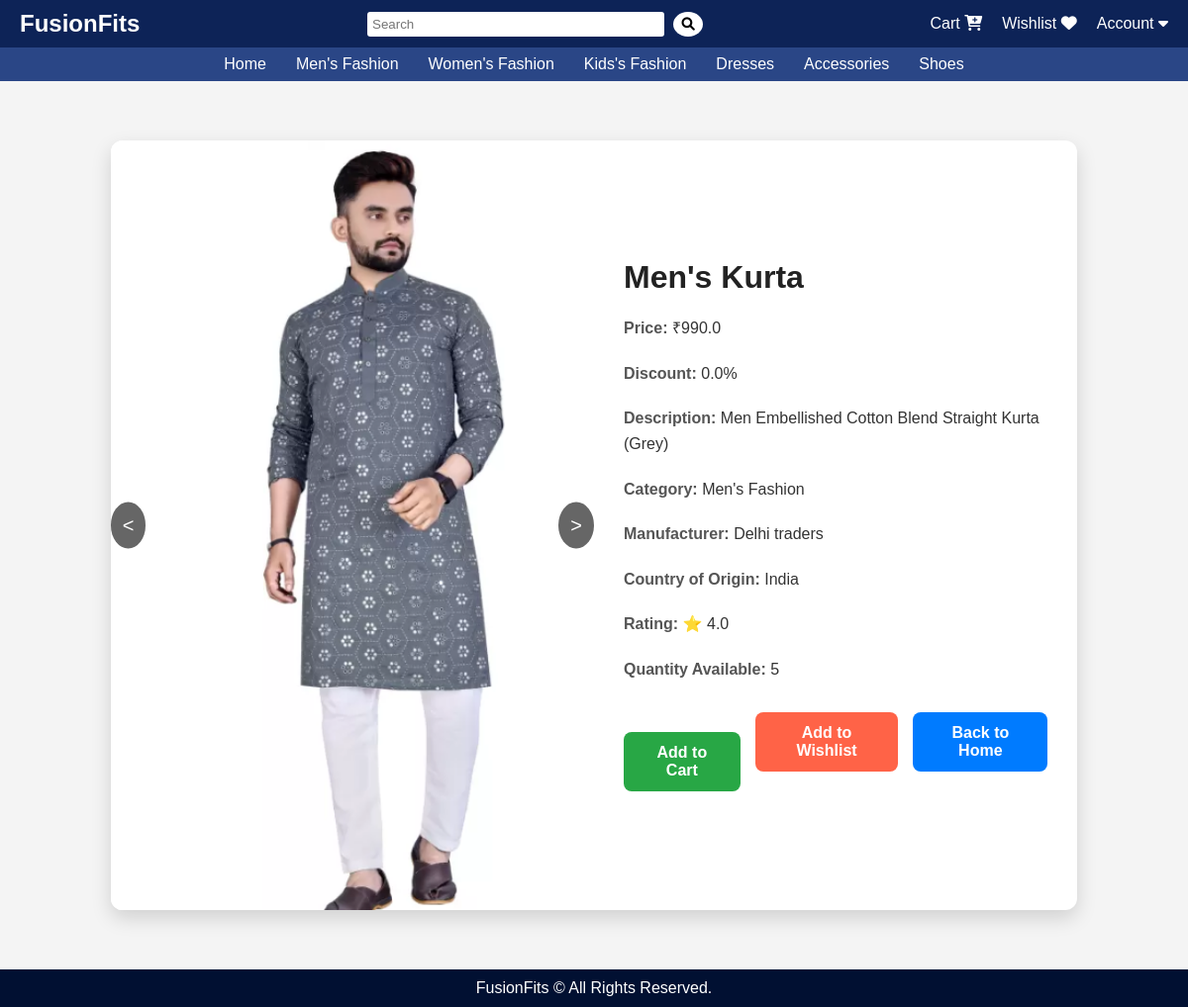
The page /products/product/1 on the database its author committed.
### app/models.py (models this page shows, shortened)
class ProductImage(db.Model):
    id = db.Column(db.Integer, primary_key=True)
    image_url = db.Column(db.String(255), nullable=False)
    product_id = db.Column(db.Integer, db.ForeignKey('product.id'), nullable=False)

class Product(db.Model):
    __tablename__ = 'product'
    id = db.Column(db.Integer, primary_key=True)
    name = db.Column(db.String(100), nullable=False)
    price = db.Column(db.Float, nullable=False)
    description = db.Column(db.String(255))
    category = db.Column(db.String(50))
    quantity = db.Column(db.Integer, nullable=False)
    manufacturer = db.Column(db.String(100))
    country_of_origin = db.Column(db.String(100))
    rating = db.Column(db.Float, nullable=True)
    discount = db.Column(db.Float, default=0.0)
    images = db.relationship('ProductImage', backref='product', lazy=True)

### app/products.py (the view)
@products.route('/product/<int:product_id>')
def product_details(product_id):
    product = Product.query.get_or_404(product_id)
    return render_template('product_details.html', product=product)

### app/templates/product_details.html (shortened to what this page needs)
<!DOCTYPE html>
<html lang="en">
<head>
    <link rel="stylesheet" href="{{ url_for('static', filename='product_details.css') }}">
</head>
<body>
  {% extends "home.html" %}
  {% block content %}
  <div class="product-card">
    <div class="image-slider">
        {% for image in product.images %}
            <img src="{{ url_for('static', filename=image.image_url) }}" alt="{{ product.name }}" class="{% if loop.first %}active{% endif %}">
        {% endfor %}
        <div class="controls">
            <button id="prev-btn">&lt;</button>
            <button id="next-btn">&gt;</button>
        </div>
    </div>
    <div class="product-info">
        <h1>{{ product.name }}</h1>
        <p><strong>Price:</strong> ₹{{ product.price }}</p>
        <p><strong>Discount:</strong> {{ product.discount }}%</p>
        <p><strong>Description:</strong> {{ product.description }}</p>
        <p><strong>Category:</strong> {{ product.category }}</p>
        <p><strong>Manufacturer:</strong> {{ product.manufacturer }}</p>
        <p><strong>Country of Origin:</strong> {{ product.country_of_origin }}</p>
        <p><strong>Rating:</strong> ⭐ {{ product.rating if product.rating else 'N/A' }}</p>
        <p><strong>Quantity Available:</strong> {{ product.quantity }}</p>
        <div class="buttons">
            <form action="/add_to_cart" method="POST" style="display: inline;">
                <button type="submit" class="add-to-cart">Add to Cart</button>
            </form>
            <form action="/wishlist" method="POST" style="display: inline;">
                <button type="submit" class="add-to-wishlist">Add to Wishlist</button>
            </form>
            <a href="/"><button class="back-btn">Back to Home</button></a>
        </div>
    </div>
</div>
{% endblock %}

### app/static/product_details.css (style rules this page uses)
body { font-family: 'Arial', sans-serif; background-color: #f4f4f9; margin: 0; padding: 0; color: #333; }
.product-card { display: flex; flex-wrap: wrap; max-width: 1100px; margin: 40px auto; background-color: #fff; border-radius: 12px; overflow: hidden; box-shadow: 0 8px 20px rgba(0, 0, 0, 0.15); transition: transform 0.3s, box-shadow 0.3s; }
.image-slider { flex: 1 1 50%; position: relative; background: #ffffff; }
.image-slider img { width: 100%; height: auto; display: none; transition: opacity 0.5s ease-in-out; }
.image-slider img.active { display: block; opacity: 1; }
.image-slider .controls { position: absolute; top: 50%; width: 100%; display: flex; justify-content: space-between; transform: translateY(-50%); pointer-events: none; }
.image-slider .controls button { pointer-events: all; background: rgba(0, 0, 0, 0.6); color: white; border: none; padding: 12px; cursor: pointer; font-size: 20px; border-radius: 50%; transition: background 0.3s; }
.product-info { flex: 1 1 50%; padding: 30px; display: flex; flex-direction: column; justify-content: center; }
.product-info h1 { font-size: 32px; margin-bottom: 10px; color: #222; }
.product-info p { font-size: 16px; margin: 10px 0; line-height: 1.6; }
.product-info p strong { font-weight: 600; color: #555; }
.product-info .buttons { display: flex; gap: 15px; margin-top: 20px; }
.product-info button { padding: 12px 20px; border: none; border-radius: 8px; cursor: pointer; font-size: 16px; font-weight: 600; transition: transform 0.2s, box-shadow 0.2s; }
.add-to-cart { background-color: #28a745; color: #fff; }
.add-to-wishlist { background-color: #ff6347; color: #fff; }
.back-btn { background-color: #007bff; color: #fff; }

### app/static/homepage.css (style rules this page uses)
.add-to-cart { padding: 8px 20px; background-color: #28A745; color: white; border: none; border-radius: 5px; font-size: 1rem; cursor: pointer; margin-top: 20px; align-self: flex-start; transition: background-color 0.3s, transform 0.2s; }

### app/templates/home.html (style rules this page uses)
* { margin: 0; padding: 0; box-sizing: border-box; font-family: Arial, sans-serif; }
body { font-family: Arial, sans-serif; margin: 0; padding: 0; background-color: #f4f4f4; }

### rows shown on the page
ProductImage: image_url (picture)
Product: name "Men's Kurta", price "990.0", discount "0.0", description "Men Embellished Cotton Blend Straight Kurta (Grey)", category "Men's Fashion", manufacturer "Delhi traders", country_of_origin "India", rating "4.0", quantity "5"
